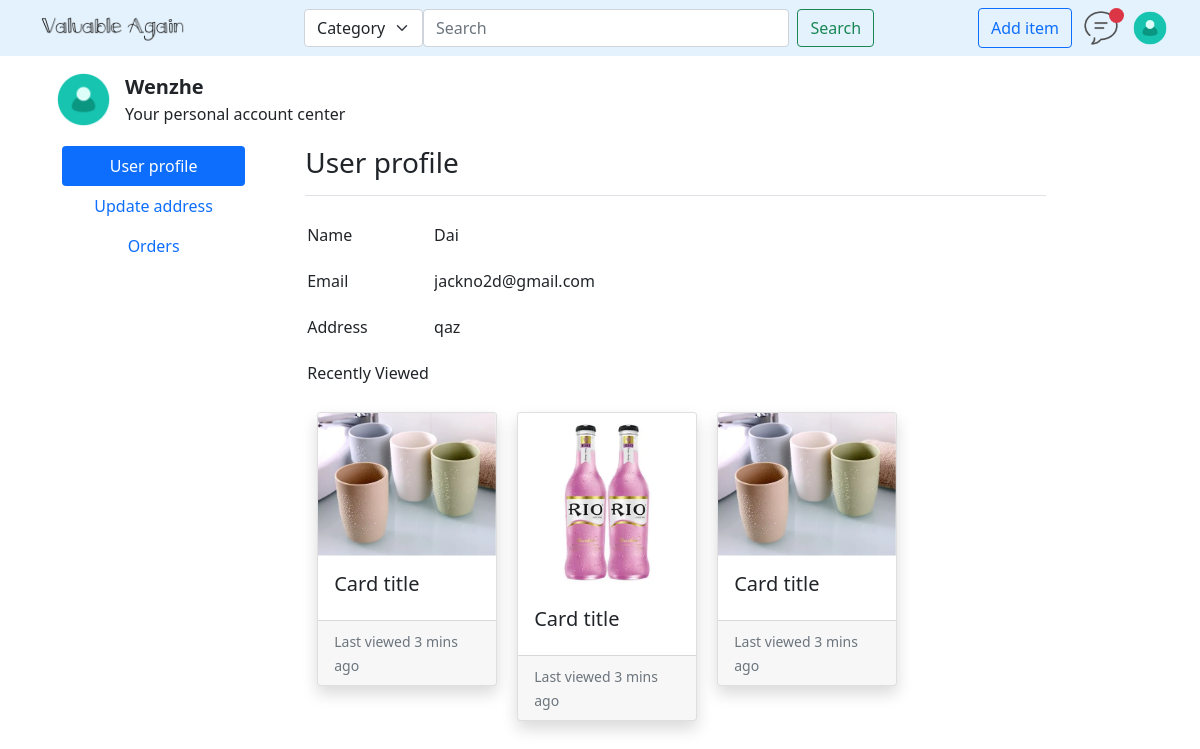
The page /user/ (signed in) on the database its author committed.
### apps/user/models.py (models this page shows)
class User(AbstractUser, BaseModel):
    class Meta:
        db_table = 'df_user'
        verbose_name = 'User'
        verbose_name_plural = verbose_name

class Address(BaseModel):
    user = models.ForeignKey('User', verbose_name='Account', on_delete=models.CASCADE)
    name = models.CharField(max_length=128, verbose_name='name')
    Address = models.CharField(max_length=256, verbose_name='Address')
    postcode = models.CharField(max_length=6, null=False, verbose_name='Postcode', default='abc')
    phone = models.CharField(max_length=10, verbose_name='Phone')
    is_default = models.BooleanField(default=False, verbose_name='Default')
    class Meta:
        db_table = 'df_address'
        verbose_name = 'Address'
        verbose_name_plural = verbose_name

### apps/user/views.py (the view)
# urls.py: path('', UserInfoView.as_view(), name='centerProfile'),
class UserInfoView(LoginRequiredMixin, View):
    def get(self, request):
        user = request.user
        try:
            de_address = Address.objects.get(user=user, is_default=True)
        except Address.DoesNotExist:
            de_address = None
        return render(request, 'user/userProfile.html', {'de_address':de_address})

### templates/user/userProfile.html (shortened to what this page needs)
{% extends 'goods/base.html' %}
{% load staticfiles %}
{% block head_block %}
    <link href="{% static 'css/user_center.css' %}" rel="stylesheet">
{% endblock %}
{% block body_block %}
    <div class="main-content container-sm">
        <div class="top-box">
            <img src="{% static 'images/default-avatar.png' %}" class="rounded-circle" width="63" height="63">
            <div class="top-user-text">
                <div class="fw-bold fs-5">{{ user.username }}</div>
                <div class="fs-6">Your personal account center</div>
            </div>
        </div>
        <div class="left-box">
            <ul class="nav nav-pills nav-fill flex-column" id="myTab" role="tablist">
                <li class="nav-item" role="presentation">
                    <button onclick="window.location.href='{% url 'user:centerProfile' %}'" class="nav-link active" type="button">User profile</button>
                </li>
                <li class="nav-item" role="presentation">
                    <button onclick="window.location.href='{% url 'user:centerAddress' %}'" class="nav-link" type="button">Update address</button>
                </li>
                <li class="nav-item" role="presentation">
                    <button onclick="window.location.href='{% url 'user:centerOrders' %}'" class="nav-link" type="button">Orders</button>
                </li>
            </ul>
        </div>
        <div class="main-box tab-content">
            <div class="tab-pane fade show active" id="profile-tab" role="tabpanel" aria-labelledby="profile-tab">
                <div class="tab-content-header fs-3 border-bottom fw-light">User profile</div>
                <div class="tab-content-body">
                    <div class="mb-2 row">
                        <label class="col-sm-2 col-form-label">Name</label>
                        <div class="col-sm-10">
                            {% if de_address %}
                                <input type="text" disabled readonly class="form-control-plaintext" value="{{ de_address.name }}">
                            {% else %}
                                <input type="text" disabled readonly class="form-control-plaintext" value="NO set">
                            {% endif %}
                        </div>
                    </div>
                    <div class="mb-2 row">
                        <label class="col-sm-2 col-form-label">Email</label>
                        <div class="col-sm-10">
                            <input type="text" disabled readonly class="form-control-plaintext" value="{{ user.email }}">
                        </div>
                    </div>
                    <div class="mb-2 row">
                        <label class="col-sm-2 col-form-label">Address</label>
                        <div class="col-sm-10">
                            {% if de_address %}
                                <input type="text" disabled readonly class="form-control-plaintext" value="{{ de_address.Address }}">
                            {% else %}
                                <input type="text" disabled readonly class="form-control-plaintext" value="NO set">
                            {% endif %}
                        </div>
                    </div>
                    <div class="mb-2">
                        <label class="col-sm-10 col-form-label">Recently Viewed</label>
                        <div class="col-sm-12 viewed-goods-list">
                            <div onclick="window.location.href=''" class="card h-25 goods-card shadow">
                                <img src="{% static 'images/goods1.jpg' %}" class="card-img-top">
                                <div class="card-body">
                                    <h5 class="card-title">Card title</h5>
                                </div>
                                <div class="card-footer">
                                    <small class="text-muted">Last viewed 3 mins ago</small>
                                </div>
                            </div>
                            <div onclick="window.location.href=''" class="card h-25 goods-card shadow">
                                <img src="{% static 'images/goods2.jpg' %}" class="card-img-top">
                                <div class="card-body">
                                    <h5 class="card-title">Card title</h5>
                                </div>
                                <div class="card-footer">
                                    <small class="text-muted">Last viewed 3 mins ago</small>
                                </div>
                            </div>
                            <div onclick="window.location.href=''" class="card h-25 goods-card shadow">
                                <img src="{% static 'images/goods1.jpg' %}" class="card-img-top">
                                <div class="card-body">
                                    <h5 class="card-title">Card title</h5>
                                </div>
                                <div class="card-footer">
                                    <small class="text-muted">Last viewed 3 mins ago</small>
                                </div>
                            </div>
                        </div>
                    </div>
                </div>
            </div>
        </div>
    </div>
{% endblock %}

### static/css/user_center.css (style rules this page uses)
.main-content { min-height: calc(100% - 56px); height: fit-content; display: flex; justify-content: start; flex-wrap: wrap; align-content: start; }
.top-box { width: 100%; height: 80px; padding: 5px 10px; display: flex; justify-content: start; align-items: end; }
.top-box .top-user-text { margin-left: 10px; height: 100%; display: flex; flex-direction: column; justify-content: end; padding-bottom: 5px; }
.left-box { width: 20%; padding: 10px 20px; }
.main-box { width: 70%; margin-left: 20px; padding: 5px 20px; height: fit-content; }
.main-box .tab-content-header { height: 55px; }
.main-box .tab-content-body { width: 100%; padding: 20px 2px; }
.main-box .tab-content-body .viewed-goods-list { padding: 10px 0; display: flex; flex-wrap: wrap; justify-content: start; align-items: start; }
.main-box .tab-content-body .goods-card { width: 180px; margin: 10px; cursor: pointer; }
.main-box .tab-content-body .goods-card img { width: auto; height: auto; max-width: 100%; max-height: 100%; }

### rows shown on the page
User: username "Wenzhe", email "jackno2d@gmail.com"
Address: name "Dai", Address "qaz"
